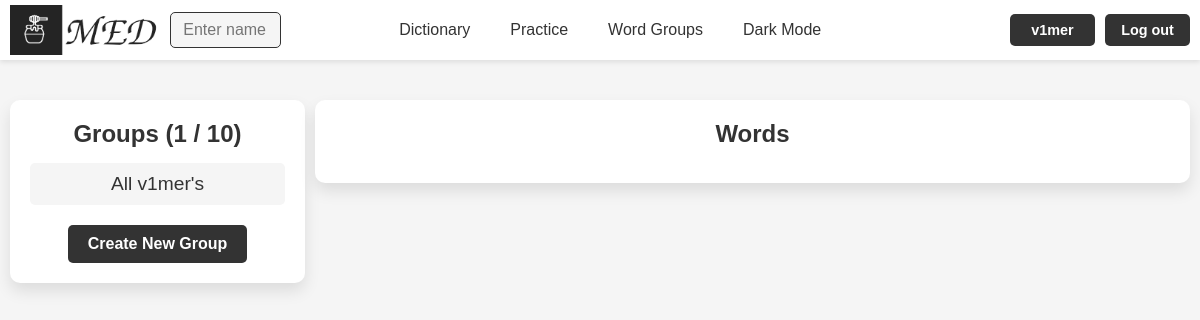
The page /groups/ (signed in) on the database as committed earlier.
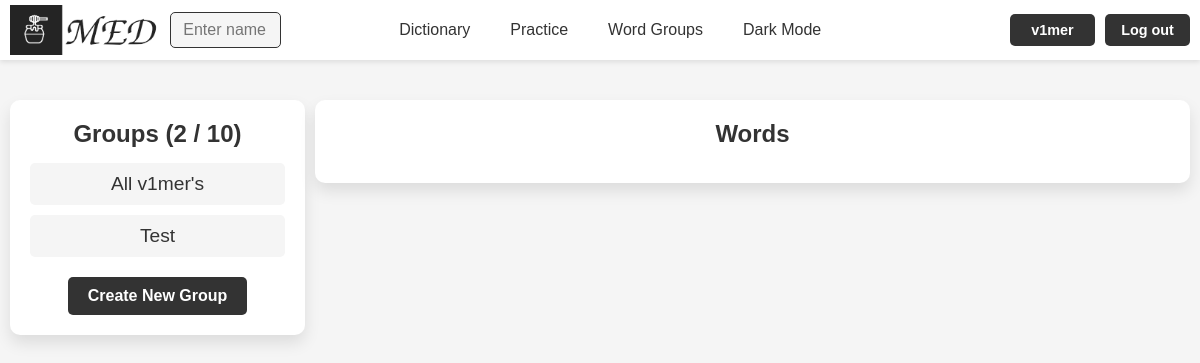
The same page on the database as committed later.
### med/models.py (models this page shows, shortened)
class WordGroup(models.Model):
    name = models.CharField(max_length=100)
    words = models.ManyToManyField(Word, blank=True)
    user = models.ForeignKey(User, on_delete=models.CASCADE)
    is_main = models.BooleanField(verbose_name='main', default=False)
    class Meta:
        ordering = ['name']
        indexes = [
            models.Index(fields=['name'])
        ]

### med/views.py (the view)
# urls.py: path('groups/', views.GroupListView.as_view(), name='groups'),
class GroupListView(ListView):
    model = WordGroup
    template_name = 'med/groups.html'
    def get_context_data(self, **kwargs):
        context = super().get_context_data(**kwargs)
        context['title'] = "Groups"
        context['title1'] = "Words"
        context['is_group'] = False
        context['groups'] = WordGroup.objects.filter(user=self.request.user).order_by('-is_main', 'name')
        context['len_groups'] = context['groups'].count()
        context['max_group_count'] = MAX_GROUP_COUNT
        return context

### med/templates/med/groups.html (shortened to what this page needs)
{% extends "base.html" %}
{% block content %}
<div class="group-container">
    <div class="group-list">
        <h2>{{ title }} ({{ len_groups }} / {{ max_group_count }}) </h2>
        <div class="group-blocks">
            {% for group in groups %}
            {% if group.id == group_id %}
                <div class="group-block group-block-selected">
                    <p>{{ group.name }}</p>
                </div>
            {% else %}
                <a href="{% url 'group_words' group.id %}">
                    <div class="group-block">
                        <p>{{ group.name }}</p>
                    </div>
                </a>
            {% endif %}
            {% endfor %}
        </div>
        {% if len_groups < max_group_count %}
            <a href="{% url 'create_group' %}" class="buttons">Create New Group</a>
        {% endif %}
    </div>
    <div class="word-list-container">
        <h2>{{ title1 }}</h2>
    </div>
</div>
{% endblock %}

Rows that differ between the two databases and show on the page:
added WordGroup: name "Test"
Other text that changed with them:
{{ len_groups }}: "1" → "2"
